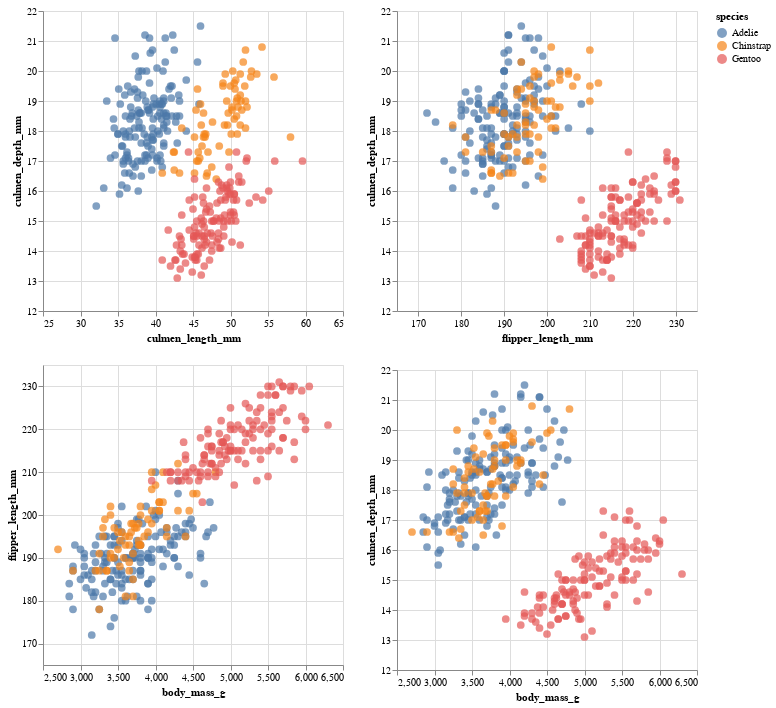

Here is the notebook cell this chart was saved with:
### Markdown cell above
If you are interested in taking PSTAT 100, below is a code cell that shows a glimpse of what you will be taught in that class. You don’t have to understand it now (of course!), but these are cool visualizations we want to expose you to. These graphs are interactive, so you zoom-in/zoom-out of them or drag the visualizations around to see different parts of the graph!

### Code cell
# just run this cell, you will learn about this if you take PSTAT 100!
source = pd.read_csv('data/penguin.csv')

chart1 = alt.Chart(source).mark_circle(size=60).encode(
    x= alt.X('culmen_length_mm', scale=alt.Scale(domain=(25, 65))),
    y= alt.Y('culmen_depth_mm', scale=alt.Scale(domain=(12, 22))),
    color='species'
).properties(width=300,height=300).interactive()

chart2 = alt.Chart(source).mark_circle(size=60).encode(
    x= alt.X('flipper_length_mm', scale=alt.Scale(domain=(165, 235))),
    y= alt.Y('culmen_depth_mm', scale=alt.Scale(domain=(12, 22))),
    color='species'
).properties(width=300,height=300).interactive()

chart3 = alt.Chart(source).mark_circle(size=60).encode(
    x= alt.X('body_mass_g', scale=alt.Scale(domain=(2500, 6500))),
    y= alt.Y('flipper_length_mm', scale=alt.Scale(domain=(165, 235))),
    color='species'
).properties(width=300,height=300).interactive()

chart4 = alt.Chart(source).mark_circle(size=60).encode(
    x= alt.X('body_mass_g', scale=alt.Scale(domain=(2500, 6500))),
    y= alt.Y('culmen_depth_mm', scale=alt.Scale(domain=(12, 22))),
    color='species'
).properties(width=300,height=300).interactive()

(chart1 & chart3) | (chart2 & chart4)

### Figure 1 — Vega-Lite specification as saved in the notebook (floating-point values rounded to 4 significant figures; data arrays with more than 128 entries replaced by an {"elided": "..."} marker saying what was removed)
{"config": {"view": {"continuousWidth": 300, "continuousHeight": 300}}, "hconcat": [{"vconcat": [{"mark": {"type": "circle", "size": 60}, "encoding": {"color": {"field": "species", "type": "nominal"}, "x": {"field": "culmen_length_mm", "scale": {"domain": [25, 65]}, "type": "quantitative"}, "y": {"field": "culmen_depth_mm", "scale": {"domain": [12, 22]}, "type": "quantitative"}}, "height": 300, "name": "view_1", "width": 300}, {"mark": {"type": "circle", "size": 60}, "encoding": {"color": {"field": "species", "type": "nominal"}, "x": {"field": "body_mass_g", "scale": {"domain": [2500, 6500]}, "type": "quantitative"}, "y": {"field": "flipper_length_mm", "scale": {"domain": [165, 235]}, "type": "quantitative"}}, "height": 300, "name": "view_2", "width": 300}]}, {"vconcat": [{"mark": {"type": "circle", "size": 60}, "encoding": {"color": {"field": "species", "type": "nominal"}, "x": {"field": "flipper_length_mm", "scale": {"domain": [165, 235]}, "type": "quantitative"}, "y": {"field": "culmen_depth_mm", "scale": {"domain": [12, 22]}, "type": "quantitative"}}, "height": 300, "name": "view_3", "width": 300}, {"mark": {"type": "circle", "size": 60}, "encoding": {"color": {"field": "species", "type": "nominal"}, "x": {"field": "body_mass_g", "scale": {"domain": [2500, 6500]}, "type": "quantitative"}, "y": {"field": "culmen_depth_mm", "scale": {"domain": [12, 22]}, "type": "quantitative"}}, "height": 300, "name": "view_4", "width": 300}]}], "data": {"name": "data-603cc6cac3297f84e3f20a85eb69b1fe"}, "params": [{"name": "param_1", "select": {"type": "interval", "encodings": ["x", "y"]}, "bind": "scales", "views": ["view_1"]}, {"name": "param_3", "select": {"type": "interval", "encodings": ["x", "y"]}, "bind": "scales", "views": ["view_2"]}, {"name": "param_2", "select": {"type": "interval", "encodings": ["x", "y"]}, "bind": "scales", "views": ["view_3"]}, {"name": "param_4", "select": {"type": "interval", "encodings": ["x", "y"]}, "bind": "scales", "views": ["view_4"]}], "$schema": "https://vega.github.io/schema/vega-lite/v5.16.3.json", "datasets": {"data-603cc6cac3297f84e3f20a85eb69b1fe": {"elided": "334 records"}}}
